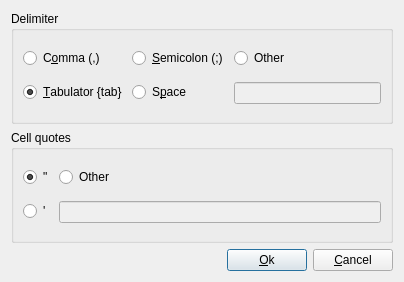
<ui version="4.0" >
 <class>Dialog</class>
 <widget class="QDialog" name="Dialog" >
  <property name="geometry" >
   <rect>
    <x>0</x>
    <y>0</y>
    <width>404</width>
    <height>282</height>
   </rect>
  </property>
  <property name="windowTitle" >
   <string>CSV settings</string>
  </property>
  <layout class="QGridLayout" name="gridLayout" >
   <item row="0" column="0" colspan="2" >
    <widget class="QGroupBox" name="groupBox" >
     <property name="title" >
      <string>Delimiter</string>
     </property>
     <layout class="QHBoxLayout" name="horizontalLayout_2" >
      <item>
       <layout class="QVBoxLayout" name="verticalLayout" >
        <item>
         <widget class="QRadioButton" name="comma" >
          <property name="text" >
           <string>C&amp;omma (,)</string>
          </property>
         </widget>
        </item>
        <item>
         <widget class="QRadioButton" name="tabulator" >
          <property name="text" >
           <string>&amp;Tabulator {tab}</string>
          </property>
          <property name="checked" >
           <bool>true</bool>
          </property>
         </widget>
        </item>
       </layout>
      </item>
      <item>
       <layout class="QVBoxLayout" name="verticalLayout_2" >
        <item>
         <widget class="QRadioButton" name="semicolon" >
          <property name="text" >
           <string>&amp;Semicolon (;)</string>
          </property>
         </widget>
        </item>
        <item>
         <widget class="QRadioButton" name="space" >
          <property name="text" >
           <string>S&amp;pace</string>
          </property>
         </widget>
        </item>
       </layout>
      </item>
      <item>
       <layout class="QVBoxLayout" name="verticalLayout_3" >
        <item>
         <widget class="QRadioButton" name="other" >
          <property name="text" >
           <string>Other</string>
          </property>
         </widget>
        </item>
        <item>
         <widget class="QLineEdit" name="delimiter" >
          <property name="enabled" >
           <bool>false</bool>
          </property>
         </widget>
        </item>
       </layout>
      </item>
     </layout>
    </widget>
   </item>
   <item row="1" column="0" colspan="2" >
    <widget class="QGroupBox" name="groupBox_2" >
     <property name="title" >
      <string>Cell quotes</string>
     </property>
     <layout class="QHBoxLayout" name="horizontalLayout_3" >
      <item>
       <layout class="QVBoxLayout" name="verticalLayout_4" >
        <item>
         <widget class="QRadioButton" name="quote_1" >
          <property name="text" >
           <string>"</string>
          </property>
          <property name="checked" >
           <bool>true</bool>
          </property>
         </widget>
        </item>
        <item>
         <widget class="QRadioButton" name="quote_2" >
          <property name="text" >
           <string>'</string>
          </property>
          <property name="checked" >
           <bool>false</bool>
          </property>
         </widget>
        </item>
       </layout>
      </item>
      <item>
       <layout class="QVBoxLayout" name="verticalLayout_6" >
        <item>
         <widget class="QRadioButton" name="quote_3" >
          <property name="text" >
           <string>Other</string>
          </property>
         </widget>
        </item>
        <item>
         <widget class="QLineEdit" name="quote" >
          <property name="enabled" >
           <bool>false</bool>
          </property>
         </widget>
        </item>
       </layout>
      </item>
     </layout>
    </widget>
   </item>
   <item row="2" column="0" >
    <spacer name="horizontalSpacer" >
     <property name="orientation" >
      <enum>Qt::Horizontal</enum>
     </property>
     <property name="sizeHint" stdset="0" >
      <size>
       <width>186</width>
       <height>20</height>
      </size>
     </property>
    </spacer>
   </item>
   <item row="2" column="1" >
    <layout class="QHBoxLayout" name="horizontalLayout" >
     <item>
      <widget class="QPushButton" name="pushButton" >
       <property name="text" >
        <string>&amp;Ok</string>
       </property>
      </widget>
     </item>
     <item>
      <widget class="QPushButton" name="pushButton_2" >
       <property name="text" >
        <string>&amp;Cancel</string>
       </property>
      </widget>
     </item>
    </layout>
   </item>
  </layout>
 </widget>
 <resources/>
 <connections>
  <connection>
   <sender>pushButton</sender>
   <signal>clicked()</signal>
   <receiver>Dialog</receiver>
   <slot>accept()</slot>
   <hints>
    <hint type="sourcelabel" >
     <x>248</x>
     <y>248</y>
    </hint>
    <hint type="destinationlabel" >
     <x>250</x>
     <y>272</y>
    </hint>
   </hints>
  </connection>
  <connection>
   <sender>pushButton_2</sender>
   <signal>clicked()</signal>
   <receiver>Dialog</receiver>
   <slot>reject()</slot>
   <hints>
    <hint type="sourcelabel" >
     <x>323</x>
     <y>249</y>
    </hint>
    <hint type="destinationlabel" >
     <x>341</x>
     <y>270</y>
    </hint>
   </hints>
  </connection>
  <connection>
   <sender>other</sender>
   <signal>toggled(bool)</signal>
   <receiver>delimiter</receiver>
   <slot>setEnabled(bool)</slot>
   <hints>
    <hint type="sourcelabel" >
     <x>311</x>
     <y>53</y>
    </hint>
    <hint type="destinationlabel" >
     <x>313</x>
     <y>84</y>
    </hint>
   </hints>
  </connection>
  <connection>
   <sender>quote_3</sender>
   <signal>toggled(bool)</signal>
   <receiver>quote</receiver>
   <slot>setEnabled(bool)</slot>
   <hints>
    <hint type="sourcelabel" >
     <x>87</x>
     <y>166</y>
    </hint>
    <hint type="destinationlabel" >
     <x>85</x>
     <y>195</y>
    </hint>
   </hints>
  </connection>
  <connection>
   <sender>quote_3</sender>
   <signal>clicked()</signal>
   <receiver>quote</receiver>
   <slot>setFocus()</slot>
   <hints>
    <hint type="sourcelabel" >
     <x>145</x>
     <y>162</y>
    </hint>
    <hint type="destinationlabel" >
     <x>142</x>
     <y>196</y>
    </hint>
   </hints>
  </connection>
  <connection>
   <sender>other</sender>
   <signal>clicked()</signal>
   <receiver>delimiter</receiver>
   <slot>setFocus()</slot>
   <hints>
    <hint type="sourcelabel" >
     <x>334</x>
     <y>51</y>
    </hint>
    <hint type="destinationlabel" >
     <x>337</x>
     <y>87</y>
    </hint>
   </hints>
  </connection>
 </connections>
</ui>
